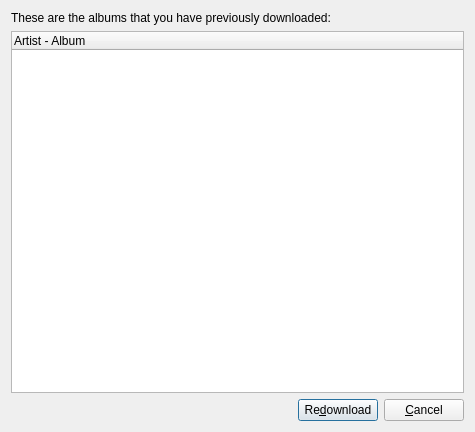
<?xml version="1.0" encoding="UTF-8"?>
<ui version="4.0">
 <class>groovesharkReDownloadDialogBase</class>
 <widget class="QDialog" name="groovesharkReDownloadDialogBase">
  <property name="geometry">
   <rect>
    <x>0</x>
    <y>0</y>
    <width>475</width>
    <height>432</height>
   </rect>
  </property>
  <property name="windowTitle">
   <string>Redownload manager</string>
  </property>
  <layout class="QGridLayout">
   <item row="0" column="0" colspan="3">
    <widget class="QLabel" name="textLabel1">
     <property name="text">
      <string>These are the albums that you have previously downloaded:</string>
     </property>
     <property name="wordWrap">
      <bool>false</bool>
     </property>
    </widget>
   </item>
   <item row="2" column="1">
    <widget class="QPushButton" name="redownloadButton">
     <property name="text">
      <string>Re&amp;download</string>
     </property>
    </widget>
   </item>
   <item row="2" column="2">
    <widget class="QPushButton" name="cancelButton">
     <property name="text">
      <string>&amp;Cancel</string>
     </property>
    </widget>
   </item>
   <item row="2" column="0">
    <spacer>
     <property name="orientation">
      <enum>Qt::Horizontal</enum>
     </property>
     <property name="sizeType">
      <enum>QSizePolicy::Expanding</enum>
     </property>
     <property name="sizeHint" stdset="0">
      <size>
       <width>170</width>
       <height>20</height>
      </size>
     </property>
    </spacer>
   </item>
   <item row="1" column="0" colspan="3">
    <widget class="QTreeWidget" name="redownloadListView">
     <column>
      <property name="text">
       <string>Artist - Album</string>
      </property>
     </column>
    </widget>
   </item>
  </layout>
 </widget>
 <layoutdefault spacing="6" margin="11"/>
 <resources/>
 <connections>
  <connection>
   <sender>redownloadButton</sender>
   <signal>clicked()</signal>
   <receiver>groovesharkReDownloadDialogBase</receiver>
   <slot>redownload()</slot>
   <hints>
    <hint type="sourcelabel">
     <x>20</x>
     <y>20</y>
    </hint>
    <hint type="destinationlabel">
     <x>20</x>
     <y>20</y>
    </hint>
   </hints>
  </connection>
  <connection>
   <sender>cancelButton</sender>
   <signal>clicked()</signal>
   <receiver>groovesharkReDownloadDialogBase</receiver>
   <slot>reject()</slot>
   <hints>
    <hint type="sourcelabel">
     <x>20</x>
     <y>20</y>
    </hint>
    <hint type="destinationlabel">
     <x>20</x>
     <y>20</y>
    </hint>
   </hints>
  </connection>
 </connections>
</ui>
